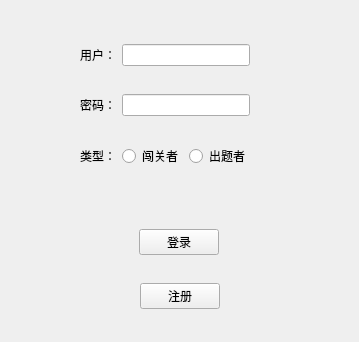
<?xml version="1.0" encoding="UTF-8"?>
<ui version="4.0">
 <class>Widget</class>
 <widget class="QWidget" name="Widget">
  <property name="geometry">
   <rect>
    <x>0</x>
    <y>0</y>
    <width>359</width>
    <height>328</height>
   </rect>
  </property>
  <property name="windowTitle">
   <string>Widget</string>
  </property>
  <layout class="QVBoxLayout" name="verticalLayout_4">
   <item>
    <spacer name="verticalSpacer_2">
     <property name="orientation">
      <enum>Qt::Vertical</enum>
     </property>
     <property name="sizeType">
      <enum>QSizePolicy::Maximum</enum>
     </property>
     <property name="sizeHint" stdset="0">
      <size>
       <width>20</width>
       <height>40</height>
      </size>
     </property>
    </spacer>
   </item>
   <item>
    <widget class="QWidget" name="widget_6" native="true">
     <layout class="QHBoxLayout" name="horizontalLayout_5">
      <item>
       <spacer name="horizontalSpacer">
        <property name="orientation">
         <enum>Qt::Horizontal</enum>
        </property>
        <property name="sizeHint" stdset="0">
         <size>
          <width>40</width>
          <height>20</height>
         </size>
        </property>
       </spacer>
      </item>
      <item>
       <widget class="QWidget" name="widget_4" native="true">
        <layout class="QVBoxLayout" name="verticalLayout">
         <item>
          <widget class="QWidget" name="widget" native="true">
           <layout class="QHBoxLayout" name="horizontalLayout_2">
            <item>
             <widget class="QLabel" name="labelAccount">
              <property name="text">
               <string>用户：</string>
              </property>
             </widget>
            </item>
            <item>
             <widget class="QLineEdit" name="account"/>
            </item>
           </layout>
          </widget>
         </item>
         <item>
          <widget class="QWidget" name="widget_2" native="true">
           <layout class="QHBoxLayout" name="horizontalLayout_3">
            <property name="sizeConstraint">
             <enum>QLayout::SetDefaultConstraint</enum>
            </property>
            <item>
             <widget class="QLabel" name="labelPassword">
              <property name="text">
               <string>密码：</string>
              </property>
             </widget>
            </item>
            <item>
             <widget class="QLineEdit" name="password">
              <property name="echoMode">
               <enum>QLineEdit::Password</enum>
              </property>
             </widget>
            </item>
           </layout>
          </widget>
         </item>
         <item>
          <widget class="QWidget" name="widget_10" native="true">
           <layout class="QHBoxLayout" name="horizontalLayout">
            <item>
             <widget class="QLabel" name="labelType">
              <property name="text">
               <string>类型：</string>
              </property>
             </widget>
            </item>
            <item>
             <widget class="QRadioButton" name="noQuestionMaker">
              <property name="text">
               <string>闯关者</string>
              </property>
             </widget>
            </item>
            <item>
             <widget class="QRadioButton" name="isQuestionMaker">
              <property name="text">
               <string>出题者</string>
              </property>
             </widget>
            </item>
           </layout>
           <zorder>isQuestionMaker</zorder>
           <zorder>labelType</zorder>
           <zorder>noQuestionMaker</zorder>
          </widget>
         </item>
        </layout>
       </widget>
      </item>
      <item>
       <widget class="QWidget" name="widget_5" native="true">
        <layout class="QVBoxLayout" name="verticalLayout_2"/>
       </widget>
      </item>
      <item>
       <spacer name="horizontalSpacer_3">
        <property name="orientation">
         <enum>Qt::Horizontal</enum>
        </property>
        <property name="sizeHint" stdset="0">
         <size>
          <width>40</width>
          <height>20</height>
         </size>
        </property>
       </spacer>
      </item>
     </layout>
    </widget>
   </item>
   <item>
    <widget class="QWidget" name="widget_9" native="true">
     <layout class="QVBoxLayout" name="verticalLayout_3">
      <item>
       <widget class="QWidget" name="widget_7" native="true">
        <layout class="QHBoxLayout" name="horizontalLayout_6">
         <item>
          <spacer name="horizontalSpacer_6">
           <property name="orientation">
            <enum>Qt::Horizontal</enum>
           </property>
           <property name="sizeHint" stdset="0">
            <size>
             <width>135</width>
             <height>20</height>
            </size>
           </property>
          </spacer>
         </item>
         <item>
          <widget class="QPushButton" name="login">
           <property name="text">
            <string>登录</string>
           </property>
          </widget>
         </item>
         <item>
          <spacer name="horizontalSpacer_7">
           <property name="orientation">
            <enum>Qt::Horizontal</enum>
           </property>
           <property name="sizeHint" stdset="0">
            <size>
             <width>135</width>
             <height>20</height>
            </size>
           </property>
          </spacer>
         </item>
        </layout>
       </widget>
      </item>
      <item>
       <widget class="QWidget" name="widget_8" native="true">
        <layout class="QHBoxLayout" name="horizontalLayout_7">
         <item>
          <spacer name="horizontalSpacer_8">
           <property name="orientation">
            <enum>Qt::Horizontal</enum>
           </property>
           <property name="sizeHint" stdset="0">
            <size>
             <width>40</width>
             <height>20</height>
            </size>
           </property>
          </spacer>
         </item>
         <item>
          <widget class="QPushButton" name="enroll">
           <property name="text">
            <string>注册</string>
           </property>
          </widget>
         </item>
         <item>
          <spacer name="horizontalSpacer_9">
           <property name="orientation">
            <enum>Qt::Horizontal</enum>
           </property>
           <property name="sizeHint" stdset="0">
            <size>
             <width>40</width>
             <height>20</height>
            </size>
           </property>
          </spacer>
         </item>
        </layout>
       </widget>
      </item>
      <item>
       <spacer name="verticalSpacer">
        <property name="orientation">
         <enum>Qt::Vertical</enum>
        </property>
        <property name="sizeHint" stdset="0">
         <size>
          <width>20</width>
          <height>40</height>
         </size>
        </property>
       </spacer>
      </item>
     </layout>
    </widget>
   </item>
  </layout>
 </widget>
 <layoutdefault spacing="6" margin="11"/>
 <resources/>
 <connections/>
</ui>
